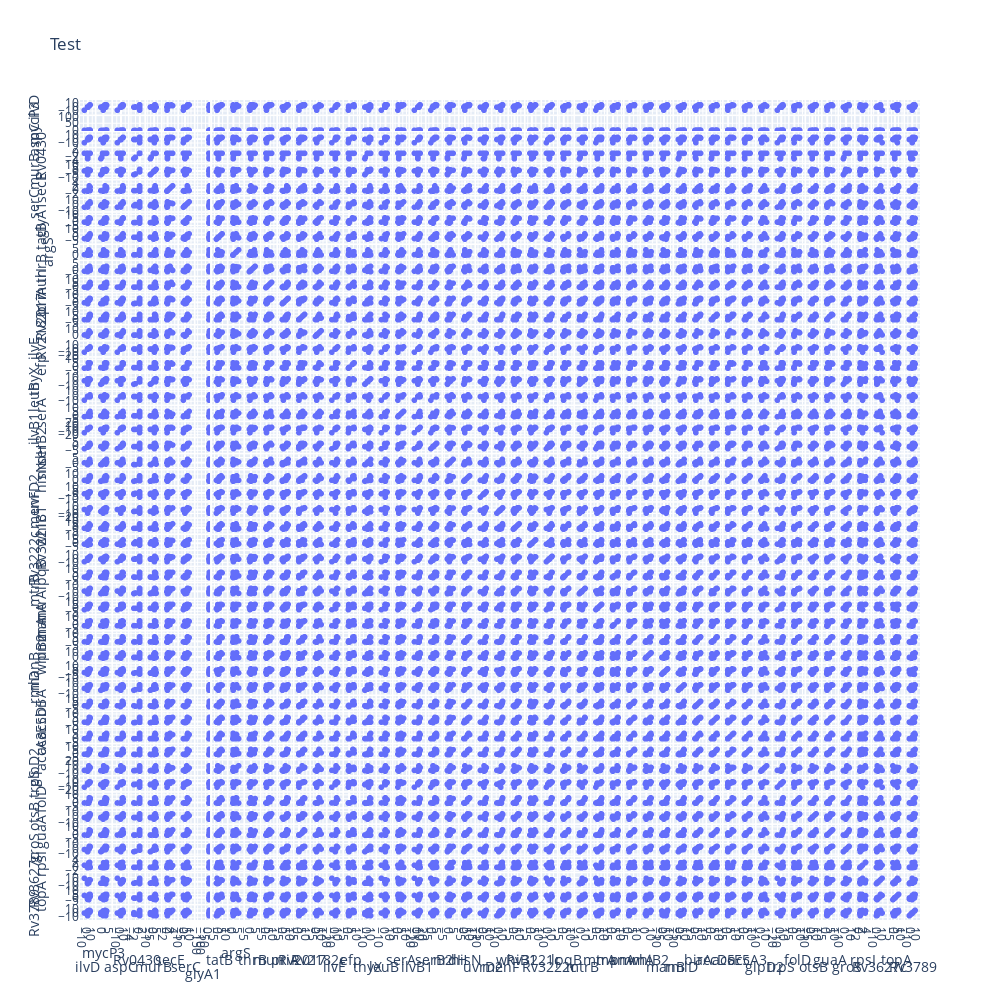

Source (notebook cell):
### Code cell
# Trying another query

rvid_query = 'Rv3264c'

list_rvid_NN1, list_rvid_NN2 = get_NN12(rvid_query, df_interact)
list_rvid_ = list_rvid_NN2.copy()
print(list_rvid_)
make_interactive_plot(df_lfc_gls, list_rvid_, dict_rvid_to_name, "Test")

### Figure 1 — Plotly figure (JSON) as saved in the notebook; plotly's stock layout.template omitted (floating-point values rounded to 4 significant figures)
{"data": [{"dimensions": [{"label": "ilvD", "values": [-0.1, -0.1, 0, 0, 0, 0, 0, 0, 0, 0, 0, 0, 0, 5.77, 1.44, 3.69, 5.64, 4.47, 4.61, 3.43, 5.46, 0, 0, 0, 0, 0, 0, 0, 0, 0, 0, 0, 0, -0.1, -0.1, 0, -0.1, 2.62, 0, 0, -7.68, 0, 0, 0, 0, 0, 0, 0.07, 0, 0, 0, 0, 0, 0, 0, -0.2, 0, 0, 0, 0, -0.05, 0, 0.5, 0, 0, 0, 0, 0, 0, 0, 0, 0, 0, 0, 0, 0, 0, 0, 0, 0, 0, 0, 0, 0, 0, 0, 0, 0, 0, 0, 0, 0, 0, 0, 0, 0, 0, 0, 0, 0, 0, 0, 0, -0.11, 0, 0, 0, 0, 0, -0.17, 0, 0, 0, 0, 0, 0, 0, -0.1, 0, 0, 0, 0, 0, 0, -0.1]}, {"label": "mycP3", "values": [0, 0, 0.57, 0, 0.25, 0, 0.13, 0.36, 1.92, 0.16, 0, 0, 0, 1.98, 1.42, 1.4, 2.37, 2.47, 2.31, 2.08, 1.01, 0, 0, 0, 0, 0, 0, 0, 0, 0, 0, 0, -0.14, 0.72, 0.8, 0, 0, 0.32, 0, 1.89, 0, 0, 0, 0, 0, 0, 0, 0, 0, 0, 0, 0, 0, -0.1, -1.65, 0, 0, -1.65, 0, 0, 0, 0, -1.03, -1.03, 0, 0, 0, 0, 0, 0, 0, 0, 0, 0, 0, 0, 0, 0, -0.45, 0, 0, 0, 0, 0, 0, 0, 0, 0, 0, 0, 0, 0, 0, 0, -0.15, 0, 0, 0, 0, 0, 0, 0, 0, 0, 0, 0, 0, 0, 0, 0, 0, 0, 0, 0, 0, 0, 0, 0, 0, 0, 0, 0, 0, 0, 0]}, {"label": "aspC", "values": [-0.01, -0.01, 0, 0, 0.15, 0, 0.08, 0, 0.09, 0, 0, 0, 0, 3.58, 3.98, 4.85, 5.55, 4.1, 4.22, 5.51, 5.08, 0, 0, 0, 0, 0, 0, 0, 0, 0, 0, 0, 0, -0.01, -0.01, 0, -0.01, -0.01, -0.85, -0.05, -8.18, 0, 0, 0, -0.16, 0, 0.18, 0, 0.14, -0.05, 0.27, 0, 0, 0, 0, 0, -1, 0, 0.33, 0.33, 0, 0, 0, 0, 0, 0, 0, 0, 0, 0, 0, -0.28, 0, 0, 0, 0, 0, 0, 0, 0, 0, 0, 0, 0, 0, 0, 0, 0, 0, 0, 0, 0, 0, 0, 0, 0, 0, 0, 0, 0, 0, -0.24, 0, 0, 0, -0.17, 0, -0.28, 0, 0, 0, 0, 0, 0, -0.13, 0, -0.17, 0, 0, 0, 0, 0, 0, 0, -0.01]}, {"label": "Rv0430", "values": [0, 0, 0, 0, 0, 0, 0, 0, 0, 0, 0, 0, 0, 0, 0, 0, 0, 0, 0, 0, 0, 0, 0, 0, 0, 0, 0, 0, 0, 0, 0, 0, 0, 0, 0, 0, 0, 0, 0, 0, 0, 0, 0, 0, 0, 0, 0, 0, 0, 0, 0, 0, 0, 0, -2.66, 0, 0, -2.66, 0, 0, 0, 0, -1.98, -1.98, 0, 0, 0, 0, 0, 0, 0, 0, 0, 0, 0, 0, 0, 0, 0, 0, 0, 0, 0, 0, 0, 0, 0, 0, 0, 0, 0, 0, 0, 0, 0, 0, 0, 0, 0, 0, 0, 0, 0, 0, 0, 0, 0, 0, 0, 0, 0, 0, 0, 0, 0, 0, 0, 0, 0, 0, 0, 0, 0, 0, 0]}, {"label": "murB", "values": [-0.19, -0.19, 0, -0.56, 0.46, 0, 0, 0.36, 0.29, 0, 0, 0, 0, 0.97, 0.55, 1.64, 1.85, 2.32, 1.7, 0.38, 1.6, 0, 0, 0, 0, 0, 0, 0, 0, 0, 0, 0, 2.45, -0.19, -0.19, 0, -0.19, 2.44, 0, 3.21, 0.67, 0, 0, 0, 0, 0, 0, 0, 0, 0.17, 0, 0, 0, 0, -5.35, 0, 0, -5.35, 0, 0, 0, 0, -4.29, -4.29, 0, 0, 0, -0.91, 0, 0, 0, 0, 0, 0, 0, 0, 0, 0, 0, 0, 0, 0, 0, 0, 0, 0, 0, 0, 0, 0, 0, 0, 0, 0, 0, 0, 0, 0, 0, 0, 0, 0, 0, 0, 0, -0.27, 0, 0, 0, 0, 0, 0, 0, 0, 0, 0, 0, 0, 0, 0, 0, 0, 0, 0, -0.19]}, {"label": "secE", "values": [0, 0, 0, 0, 0, 0, 0, 0, 0, 0, 0, -0.28, -0.28, 0.41, 0, 2.96, 2.25, 1.26, 1.54, 1.46, 0, 0, 0, 0, 0, 0, 0, 0, 0, 0, 0, 0, 0, 0, 0, 0, 0, 0.44, 0, 0, -0.21, 0, 0, 0, 0, 0, 0, 0, 0, 0, 0, 0, 0, 0, 0, 0, 0, 0, 0, 0, 0, 0, 0, 0, -0.3, 0, -0.32, 0, 0, 0, 0, 0, 0, 0, 0, 0, 0, 0, 0, 0, 0, 0, 0, 0, 0, 0, 0, 0, 0, 0, 0, 0, 0, 0, 0, 0, 0, 0, 0, 0, 0, 0, 0, 0, 0, 0, 0, 0, 0, 0, 0, 0, 0, 0, 0, 0, 0, 0, 0, 0, 0, 0, 0, 0, 0]}, {"label": "serC", "values": [1.96, 2.38, 0, 0, 0, -0.17, 0, 0, 0, 0.17, 0, 0, 0, 4.56, 4.29, 3.97, 4.85, 5.14, 4.59, 5.04, 7.23, 0.17, 0, 0, -0.17, 0, 0, -0.17, 0, 0, -0.17, 0, 0, -0.09, -0.09, 0, -0.09, 3.04, 0, 0, -2.59, 0, 0, 0, 0, 0.1, 0, 0, 0, 0, 0, 0, 0, -0.1, 0, 0, 0, 0, 0, 0, -2.27, 0, 2.27, 0, 0, 0, 0, 0, 0, 0, 0, 0, 0, 0, 0, 0, 0, 0, 0, 0, 0, 0, 0, 0, 0, 0, 0, 0, 0, 0, 0, 0, 0, 0, 0, 0, 0, 0, 0, 0, 0, 0, 0, 0, 0, 0, 0, 0, 0, 0, 0, 0, 0, 0, 0, 0, 0, 0, 0, 0, 0, 0, 0, 0, -0.09]}, {"label": "glyA1", "values": [0, 0, 0, 0, 0, 0, 0, 0, 0, 0.15, 0, 0, 0, 4.56, 5.14, 5.3, 5.02, 4.73, 5.44, 6.06, 5.44, 0, 0, 0, 0, 0, 0, 0, 0, 0, 0, 0, 0, 0, 0, 0, 0, 0, -1.43, 0.19, 0.1, 0, 0, 0, 0, -0.09, 1.95, 0, 0, 0, 0, 0, 0, 0, -0.65, 0.21, 0, -0.65, 0, 0, 0, 0, -0.53, -0.53, 0, 0, 0, 0, 0, 0, 0, 0, 0, 0, 0, 0, 0, 0, 0, 0, -0.16, 0, 0, 0, 0, -0.31, 0, 0, 0, 0, 0, 0, 0, 0, 0, 0, 0, 0, 0, 0, 0, 0, 0, 0, 0, 0, 0, 0, 0, 0, 0, 0, 0, 0, 0, 0, 0, 0, 0, 0, 0, 0, 0, 0, 0]}, {"label": "tatB", "values": [-0.78, 0.2, 0, -2.55, 0.98, 0, 0.32, 0, 0, 0, 0, 0, 0, 3.39, 0, 3.45, 3.91, 1.27, 2.7, 0, 4.63, 0, 0, 0, 0, 0, 0, 0, 0, 0, 0, 0, 0, -0.78, -0.78, 0, -0.78, -0.78, 0, -1.34, -1.72, 0, 0, 0, 0, 0, 0, 0, 0, 0, 0, 0, 0, 0, 0, 0, 0, 0, 0, 0, 0, 0, 0, 0, 0, 0, 0, 0, 0, 0, 0, 0, 0, 0, 0, 0, 0, 0, 0, 0, 0, 0, 0, 0, 0, 0, 0, 0, 0, 0, 0, 0, 0, 0, 0, 0, 0, 0, 0, 0, -0.59, 0, 0, 0, 0, 0, 0, 0, 0, 0, 0, 0, 0, 0, 0, 0, 0, 0, 0, 0, 0, 0, 0, 0, -0.78]}, {"label": "argS", "values": [-0.01, -0.01, 0, 0, 0, 0, 0, 0, 0, 0.06, 0.11, 0.11, 0, 2.93, -0.05, 2.51, -0.05, 2.51, -0.05, -0.05, 2.41, 0, 0, 0, 0, 0, 0, 0, 0, 0, 0, 0, 0, -0.01, -0.01, 0, -0.01, 4.58, 0.47, 0.04, 0.19, 0, 0, 0, -0.12, 0, 0.05, 0.1, -0.04, 2.21, -0.03, 0, 0, 0, 0, 0, 0, 0, 0, 0, 0, 0.18, 0, 0, -0.06, 0, 0, 0, -0.06, 0, 0, 0, 0, 0, 0, -0.07, 0, 0, 0, 0, -0.12, 0, -0.07, 0, -0.27, 0, 0, 0, 0, 0, -0.19, 0, 0, 0, 0, 0, 0, 0, 0, 0, 0, 0, 0, 0, 0, 0, 0, 0, 0, 0, 0, 0, 0, 0, 0, 0, 0, 0, 0, 0, 0, 0, 0, -0.25, -0.01]}, {"label": "thrB", "values": [-0.07, 2.38, 0, -0.18, 0, 0, -0.23, 0, -0.23, -0.82, 0, 0, 0, -0.11, 1.49, -0.11, 0.96, 3.43, 3.74, 1.77, 2.51, 0, -0.28, 0.22, 0.11, -1.04, 0, 0, 0, 0, 0, 0, 0, -0.07, -0.07, 0, -0.07, 3.05, 0, -1.33, -0.82, 0, 0, 0, 0, 0, 0, 0, 0, 0.15, 0, 0, 0, 0, 0, 0, 0, 0, 0, 0, 0, 0, 0, 0, -0.31, 0, 0, 0, 0, -0.25, -0.41, 0, 0, 0, 0, 0, 0, 0, 0, 0, 0, 0, 0, 0, 0, 0, 0, -0.96, 0, 0, 0, 0, 0, 0, 0, 0, 0, 0, 0, 0, 0, 0, 0, -0.42, 0, 0, 0, 0, 0, 0, 0, 0, 0, 0, 0, 0, 0, 0, 0, 0, 0, 0, 0, 0, -0.07]}, {"label": "murI", "values": [0, 0, 0, 0, 0, 0.66, 0, 0, 0, 0, -0.14, -0.06, 1.38, 3.09, 1.55, 4.1, 7.22, 4.16, 5.9, 4.83, 5.89, 0, 0, 0, 0, 0, 0, 0, 0, 0, 0, 0, 0, 0, 0, 0, 0, 0.27, 0.86, 0, 0, 0, 0, 0, 0, 0, 0, 0, 0, 0, 0, 0, 0.26, 0, 0, 0, 0, 0, 0, 0, 0, 0, 0, 0, -0.06, 0, 0, -0.85, 0, 0, 0, 0, 0, 0, 0, 0, 0, 0, 0, 0, 0, 0, 0, 0, 0, 0, 0, 0, 0, 0, 0, 0, 0, 0, -0.65, 0, 0, 0, 0, 0, 0, 0, 0, 0, 0, -0.59, 0, 0, 0, 0, 0, 0, 0, 0, -0.17, 0, 0, -0.14, 0, 0, 0, 0, 0, 0, 0]}, {"label": "priA", "values": [3.55, 2.98, 0, 0, 0.44, 0, -0.07, 0, 0.14, -0.07, 0, 0, 0, 6.11, 2.13, 4.46, 5.82, 4.43, 6.35, 5.16, 4.56, 0, 0, 0, 0, 0, 0, 0, 0, 0, 0, 0, 0, -0.05, 3.22, 0, -0.05, 2.64, 0, -0.08, -0.07, 0, 0, 0, 0, -0.05, -0.05, 0, 0, 0, 0, 0, 0, 0, -1.39, 0, -1.4, -1.39, 0, 0, 0, 0, -0.85, -0.85, 0, 0, 0, 0, 0, 0, 0, 0, 0, 0, 0, 0, 0, 0, 0, 0, 0, 0, 0, 0, -0.23, 0, 0, 0, 0, 0, 0, 0, 0, 0, 0, 0, 0, 0, 0, 0, 0, -0.2, -0.32, 0, 0, 0, 0, 0, 0, 0, 0, 0, 0, 0, 0, 0, 0, 0, 0, 0, 0, 0, 0, 0, -0.05]}, {"label": "Rv2017", "values": [-0.02, -0.02, 0, 0, 0, 0, 0, 0, 0, 0, 0, 0, 0, 7.57, 1.91, 6.82, 4.9, 6.05, 7.41, 2.31, 5.09, 0, 0, 0, 0, 0, 0, 0, 0, 0, 0, 0, 0, -0.02, -0.02, 0, -0.02, 4.35, 0, 0.31, 0, 0, 0, 0, 0, 0, 0, 0, 0, 0.19, 0, 0, 0, 0, 0, 0, 0, 0, 0, 0, 0, 0, 0, 0, 0.13, 0.13, 0.13, 0.13, 0.13, 0.13, 0.13, 0.13, 0.13, 0.13, 0.13, 0.13, 0.13, 0.13, 0.13, 0.13, -0.05, 0.13, 0.13, 0.13, 0.13, 0.13, 0.13, 0.13, 0.13, 0.13, 0.13, 0.13, 0.13, 0.13, 0.13, 0.13, 0.13, 0.13, 0.13, 0.13, 0.13, 0.13, 0.13, 0.13, 0.13, 0.13, 0.13, 0.13, 0.13, 0.13, 0.13, 0.13, 0.13, 0.13, 0.13, 0.13, 0.13, 0.03, 0.13, 0.13, 0.13, 0.13, 0.13, 0.13, 0.11]}, {"label": "Rv2182c", "values": [-0.1, -0.1, 0, 0, 0, 0, 0, 0, 0, 0, 0.11, 0.16, -0.1, 4.42, 4, 3.88, 4.57, 5.17, 4.06, 7.44, 5.07, 0, 0, 0, 0, 0, 0, 0, 0, 0, 0, 0, 0, -0.1, -0.1, 0, -0.1, 2.09, 0, 0.13, 0, 0, 0, 0, 0, 0, 0, 0, 0, -0.04, -0.04, 0, 0, 0, -0.25, 0, 0, -0.25, 0, 0, 0, 0, -0.17, -0.17, 0, 0, 0, -0.38, -0.23, 0, 0, 0, 0, 0, 0, -0.06, 0, 0, 0, 0, 0, 0, 0, 0, 0, 0, 0, 0, -0.2, 0, -0.1, 0, 0, -2.18, -0.2, 0, 0, 0, -0.63, 0, 0, 0, 0, 0, 0, 0, 0, 0, 0, 0, 0, 0, 0, 0, 0, 0, 0, 0, 0, 0, 0, 0, 0, 0, -0.1]}, {"label": "ilvE", "values": [-0.1, -0.1, 0, 0.86, 0, 0, 0, 0, 0, 0.09, -0.09, -0.04, 1.25, 4.12, 1.01, 3.52, 4.92, 4.15, 4.39, 1.11, 6.29, -0.16, 0, -0.16, 0, 0, -0.47, 0, -0.12, -0.16, 0, 0, 0, -0.1, -0.1, 0, -0.1, 1.97, 0, -0.14, -9.24, 0, 0, 0, 0, 0, 0, 0, 0, 0, 0, 0, 0, 0, 0, 0, 0, 0, -0.48, 0, 0, 0, 0, 0, -0.04, 0, -0.14, 0, -0.1, 0, -0.15, 0, 0, 0, 0, 0, 0, 0, 0, 0, 0, 0, 0, 0, 0, 0, 0, 0, 0, 0, 0, 0, 0, 0, 0, 0, 0, 0, 0, 0, -0.16, 0, 0, 0, 0, 0, 0, 0, 0, 0, 0, 0, 0, 0, 0, 0, -0.17, -0.1, 0, 0, 0, 0, 0, 0, -0.1]}, {"label": "efp", "values": [-0.36, -0.36, 0, -0.38, 0, 0, 0, 0, 0.61, 0, 0, 0, 0, 5.92, 6.25, 4.73, 6.07, 5.35, 4.94, 4.18, 5.89, 0, 0, 0, 0, 0, 0, 0, 0, 0, 0, 0, 0, -0.36, -0.36, 0, -0.36, -0.36, 0, 0.13, -0.71, 0, 0, 0, 0, 0.19, 0, 0, 0, 0, 0, 0, 0, 0, 0, 0, 0, 0, 0, 0, 0, 0, 0, 0, 0, 0, 0, 0, 0, 0, 0, 0, 0, 0, 0, 0, 0, 0, 0, 0, 0, 0, -0.2, 0, 0, 0, 0, 0, 0, 0, 0, 0, 0, 0, 0, 0, 0, 0, 0, 0, 0, 0, 0, 0, 0, 0, 0, 0, 0, 0, 0, 0, 0, 0, -0.51, 0, 0, 0, 0, 0, 0, 0, 0, 0, -0.36]}, {"label": "thyX", "values": [-0.26, -0.26, 0, -0.58, 1.53, 0, 0, 0.86, 0, 0.22, 0, 0, 0, 5.58, 4.74, 5.47, 4.99, 5.34, 7.08, 4.96, 4.92, 0, 0, 0, 0, 0, 0, 0, 0, 0, 0, 0, -0.36, -0.26, 1.44, 0, -0.26, 0.86, 0, 7.16, 2.35, 0, 0, 0, 0, 0, 0, 0, 0, 0, 0, 0, 0, 0, -6.49, 0, 0, -6.49, 0, 0, 0, 0, -5.41, -5.41, 0, 0, 0, -0.77, 0, 0, 0, 0, 0, 0, 0, 0, 0, 0, 0, 0, 0, 0, 0, 0, 0, 0, 0, 0, 0, 0, 0, 0, 0, 0, 0, 0, 0, 0, 0, 0, 0, 0, 0, 0, 0, 0, 0, 0, 0, 0, 0, 0, 0, 0, 0, 0, 0, 0, 0, 0, 0, 0, 0, 0, -0.26]}, {"label": "leuB", "values": [0, 0, 0.39, 0, 0, 0, 0, 0.45, 0, 0, 0, 0, 0, -0.53, -0.24, 0.2, 0.69, 1.54, 0.3, -0.84, 3.61, 0, 0, 0, 0.13, 0.13, 0, 0, 0, 0, 0, 0, 0, 0, 0, 0, 0, 0.41, 0, 0.14, -7.58, 0, 0, 0, 0, 0, 0.27, -0.13, -0.13, -0.1, -0.1, 0, 0, 0.13, 0, 0, 0, 0, 0, 0, 0, 0, 0, 0, 0, 0, 0, 0, -0.2, 0, 0, 0, 0, 0, 0, 0, 0, 0, 0, 0, 0, 0, -0.31, 0, 0, 0, 0, 0, 0, 0, 0, 0, 0, 0, 0, 0, 0, 0, 0, 0, 0, 0, 0, 0, 0, 0, 0, 0, -0.75, 0, 0, 0, 0, 0, 0, 0, 0, 0, 0, 0, 0, 0, 0, 0, 0]}, {"label": "serA", "values": [-0.03, -0.03, 0, 0, 0, 0, 0.16, 0, 0, 0, 0, 0, 0, 3.45, -0.43, 2.53, -0.7, 4, 3.08, 4.54, 6.56, 0, 0, 0, 0, 0, 0, 0, 0, 0, 0, 0, 0, -0.03, -0.03, 0, -0.03, 3.95, 0, 0.34, -1.12, 0, 0, 0, 0, 0, 0, 0, 0, -0.08, -0.08, 0, 0, 0, 0, 0, 0, 0, 0, 0, 0, 0, 0, 0, 0, 0, 0, 0, 0, 0, 0, 0, 0, 0, 0, 0, 0, 0, 0, 0, 0, 0, 0, 0, 0, 0, 0, 0, 0, 0, 0, 0, 0, 0, 0, 0, 0, 0, 0, 0, 0, 0, 0, 0, 0, 0, 0, 0, 0, 0, 0, 0, 0, 0, 0, 0, 0, 0, 0, 0, 0, 0, 0, 0, -0.03]}, {"label": "ilvB1", "values": [-0.03, -0.03, 0, 0, 0, 0, 0.12, 0, 0, 0, -0.15, 0, 0.15, 6.93, 2.98, 4.76, 7.15, 5.98, 4.99, 4.38, 6.05, 0, 0, 0, 0.09, 0.09, 0, 0, 0, 0, 0, 0, 0, -0.03, 3.72, 0, -0.03, 3.14, 0, 0.26, -11.5, 0, 0, 0, 0, 0.23, -0.09, 0, 0, 0.29, 0, 0, 0, 0, 0, 0, 0, 0, 0, 0, 0, 0, 0, 0, 0, 0, 0, 0, 0, 0, 0, 0, 0, 0, 0, 0, 0, 0, 0, 0, 0, 0, 0, 0, 0, 0, 0, 0, 0, 0, 0, 0, 0, 0, 0, 0, 0, 0, 0, 0, 0, 0, 0, 0, 0, 0, -0.26, 0, 0, 0, 0, 0, 0, 0, 0, 0, 0, 0, 0, 0, 0, 0, 0, 0, -0.03]}, {"label": "serB2", "values": [-0.1, -0.1, 0, -0.24, 0, 0, 0, 0, 0, 0, 0.26, 0.26, 0, 2.76, 1.06, 2.02, 2.17, 2.81, 3.6, 3.83, 4.08, 0, 0, 0, 0, 0, 0, 0, 0, 0, 0, 0, 0, -0.1, -0.1, 0, -0.1, -0.1, 0, 0.13, -2.55, 0, 0, 0, 0, -0.13, -0.13, -0.12, -0.12, -0.09, -0.09, 0, -0.12, 0, 0, 0, 0, 0, 0, 0, 0, 0, 0, 0, 0.14, 0.14, 0.14, 0.14, 0.14, 0.14, 0.14, 0.14, 0.14, 0.14, 0.14, 0.14, 0.14, 0.14, 0.14, 0.14, -0.7, 0.14, -0.14, 0.14, 0.14, 0.14, 0.14, 0.14, 0.14, 0.14, 0.14, 0.14, 0.14, 0.14, 0.14, 0.14, 0.14, 0.14, 0.14, 0.14, 0.14, 0.14, 0.14, 0.14, 0.14, 0.14, 0.14, 0.14, 0.14, -0.45, 0.14, 0.14, 0.14, 0.14, 0.14, 0.14, 0.14, 0.14, 0.14, 0.14, 0.14, 0.14, -0.42, 0.14, 0.04]}, {"label": "nrdH", "values": [-0.26, -0.26, 0, 0, 0, 0, 0, 0, 0, 0, 0, 0, 0, 0, 0.86, 0.92, 0, 0.92, 3.73, 0, 2.33, 0, 0, 0, 0, 0, 0, 0, 0, 0, 0, 0, 0, -0.26, -0.26, 0, -0.26, 1.04, 0, -1.33, 0, 0, 0, 0, 0, 0, 0, 0, 0, 0, 0, 0, 0, -0.31, -1.8, 0, 0, -1.8, 0, 0, 0, 0, -1.93, -1.93, 0, 0, 0, 0, 0, 0, 0, 0, 0, 0, 0, 0, 0, 0, 0, 0, 0, 0, 0, 0, 0, -0.51, 0, 0, 0, 0, 0, 0, 0, 0, 0, 0, 0, 0, 0, 0, 0, 0, 0, 0, 0, 0, 0, 0, 0, 0, 0, 0, 0, 0, 0, 0, 0, 0, 0, 0, 0, 0, 0, 0, -0.26]}, {"label": "hisN", "values": [0, 0, 0, 0, 0, 0, 0, 0, 0, 0, -0.27, 0, 0.27, 8.2, 2.92, 7.61, 4.74, 6.46, 6.51, 3.44, 5.73, 0, 0, 0, 0, 0, 0, 0, 0, 0, 0, 0, 0, 0, 0, 0, 0, 0, 0, -0.12, 0, 0, 0, 0, 0, 0.14, 0, 0, 0, 0, 0, 0, 0, 0, -1.58, 0, 0, -1.58, 0, 0, 0, 0, -0.98, -0.98, 0, 0, 0, -0.78, 0, 0, 0, 0, 0, 0, 0, 0, 0, 0, 0, 0, 0, 0, 0, 0, 0, 0, 0, 0, 0, 0, 0, 0, 0, 0, 0, 0, 0, 0, 0, 0, 0, 0, 0, 0, 0, 0, 0, 0, 0, 0, 0, 0, 0, 0, 0, 0, 0, 0, 0, 0, 0, 0, 0, 0, 0]}, {"label": "uvrD2", "values": [-0.6, -0.42, -0.07, -0.82, -0.19, -6.03, -0.31, 0.35, -0.22, 0.17, -0.75, -0.8, -0.05, 3.11, -0.26, 3.12, 2.06, 1.88, 2.58, 0.15, 2.48, -0.58, 0.36, -2.16, -0.92, 0.65, 0.06, 0.89, 0.24, 0.36, 0.56, -0.37, 1.17, -0.37, -0.55, 0.36, -0.19, -0.19, 1.56, -0.17, -0.29, 0.95, -0.06, -1.01, -0.42, -0.09, -0.31, -0.07, 0.15, -1.37, -1.08, -0.39, -0.24, 0.02, -1.17, -0.11, -0.38, 0.05, -1.41, -0.9, -0.04, -0.92, 0.54, 0.8, -0.38, -0.8, -0.45, -0.92, -0.26, -0.65, -0.42, -0.71, -0.71, -0.36, -1.77, -0.46, -0.72, -0.8, -0.56, 0.66, -0.52, 0.44, -0.28, -0.32, -0.7, 0.01, -0.17, -0.47, -0.44, -0.43, 0.31, 0.19, -0.34, -0.64, -0.53, -0.49, -0.45, -1.23, -0.4, -0.6, -0.46, -0.1, -0.31, -0.4, -0.11, 0.53, 0.6, -1.22, 0.16, -0.45, 0.02, -0.05, -0.08, -0.89, -0.48, -0.74, -0.93, -0.66, -0.63, -1.1, -0.23, -0.43, 0.05, -0.33, -0.65]}, {"label": "menF", "values": [-0.82, -0.98, -2.13, -8, -0.39, 0, 1.07, -2.88, 0.57, 0.87, 0, 0, 0, 6.88, 1.98, 6.45, 5.97, 5.38, 6.21, 2.06, 5.44, 0, 0, 0, 0, 0, 0, 0, 0, 0, 0, 0, 0, -0.37, -1.01, 0, -1.01, 3.97, 0, -4.15, 2.22, 0, 0, 0, 0.47, 0, 0, -0.32, -0.32, 0, 0, 0, -1.26, 0, -3.16, 0, 0.48, -3.16, 0, 0, 0, 0.63, -2.77, -2.77, -0.06, 0, 0, 0, 0, 0, 0, 0, 0, 0, 0, 0, 0, 0, 0, 0, 0, 0, 0, 0, -0.65, 0, 0, 0, 0, 0, 0, 0, 0, 0, 0, 0, 0, 0, 0, 0, 0, 0, 0, 0, 0, 0, 0, 0, 0, 0, 0, 0, 0, 0, 0, 0, 0, -0.14, 0, 0, 0, 0, 0, 0, -1.01]}, {"label": "whiB1", "values": [-0.44, 3.11, 0.98, 0, -0.84, 0, 1.94, 1.2, 0, 0, 0, 0, 0, 5.03, 1.85, 7.76, 5.91, 5.91, 6.07, 2.58, 6.24, 0, 0, 0, 0, 0, 0, 0, 0, 0, 0, 0, 0, 1.56, 1.77, 0, -0.44, -0.44, 0, -1.09, 0, 0, 0, 0, 1.53, 0, 0, -0.6, 1.02, -1.51, -1.11, -0.05, -1.38, -1.36, 0, 0, 0, 0, 0.88, 0.88, 0, 0, 0, 0, 0, 0, 0, 0, 0, -0.92, 0, 0, 0, 0, 0, 0, 0, 0, 0, 0, 0, 0, 0, 0, 0, 0, 0, 0, 0, 0, 0, 0, 0, 0, 0, 0, 0, 0, 0, 0, 0, 0, 0, 0, 0, 0, 0, 0, 0, 0, 0, 0, 0, 0, 0, 0, 0, 0, 0, 0, 0, 0, 0, 0, -0.44]}, {"label": "Rv3221c", "values": [-0.43, -0.43, -1.37, 0, -1.37, 0, 0, -1.37, 0, 0, 0, 0, 0, -1.17, 1.39, 3.94, 4.32, 3.98, 4.38, -1.17, 5, 0, 0, 0, 0, 0, 0, 0, 0, 0, 0, 0, 0, -0.43, -0.43, 0, -0.43, -0.43, 0, 0, -0.78, 0, 0, 0, 1.75, 0, 0, 0, 0, -0.37, -0.37, 0, 0, 0, 0, 0, 0, 0, 0, 0, 0, -2.23, 0, 2.23, 0, 0, 0, 0, 0, 0, 0, 0, 0, 0, 0, 0, 0, 0, 0, 0, 0, 0, 0, 0, 0, 0, 0, 0, 0, 0, 0, 0, 0, 0, 0, 0, 0, 0, 0, 0, 0, 0, 0, 0, 0, 0, 0, 0, 0, 0, 0, 0, 0, 0, 0, 0, 0, 0, 0, 0, 0, 0, 0, 0, -0.43]}, {"label": "Rv3222c", "values": [0, 0, 0, 0, 0, 0, 0, 0, 0, 0, 0.39, 0.39, 0, 7.49, 1.81, 5.68, 6.15, 5.4, 5.81, 1.98, 6.03, 0, 0, 0, 0, 0, 0, 0, 0, 0, 0, 0, 0, 0, 0, 0, 0, 0, 0, 1.06, -6.87, 0, 0, 0, 0, 0, 0, 0, 0, 0, 0, 0, 0, 0, 0, -0.93, -3.21, 0, -1.65, -3.02, 0, 2.71, 0, 1.01, 0, 0, 0, 0, 0, 0, 0, 0, 0, 0, 0, 0, 0, 0, 0, 0, 0, 0, 0, 0, 0, 0, 0, 0, 0, 0, 0, 0, 0, 0, 0, 0, 0, 0, 0, 0, 0, 0, 0, 0, 0, 0, 0, 0, 0, 0, 0, 0, 0, 0, 0, 0, 0, 0, 0, 0, 0, 0, 0, 0, 0]}, {"label": "lpqB", "values": [0.48, -0.27, 0.2, 0, 0, 0, -0.17, 0, -0.86, -0.82, 0, 0, 0, 6.35, 1.22, 6.3, 5.7, 5.35, 6.24, 1.62, 5.72, 0, 0, 0, 0.08, 0.08, 0, 0, 0, 0, 0, 0, 2, -0.27, -0.27, 0, -0.27, 1.56, 0, -0.16, 0, 0, 0, 0, 0, -0.05, -0.05, -0.14, -0.62, -0.05, -0.05, 0, 0, 0, 0, 0, 0.4, 0, -0.45, 0, 0, 0, -0.12, -0.12, 0, 0, 0, -0.35, 0, 0, 0, 0, 0, 0, 0, -0.06, 0, 0, 0, 0, 0, 0, 0, 0, 0, 0, 0, 0, 0, 0, 0, 0, 0, 0, -0.09, 0, 0, 0, 0, 0, -0.31, 0, 0, 0, 0, 0, 0, 0, 0, 0, 0, -0.19, 0, 0, 0, 0, 0, 0, 0, 0, 0, 0, 0, 0, -0.27]}, {"label": "mtrB", "values": [1.58, 0.62, -0.02, -3.05, -1.98, 0, 1.94, 1.79, -1.44, 0.18, 0, -0.11, -0.11, 6.52, 1.54, 5.86, 5.91, 5.04, 6, 1.5, 5.8, 0, 0, 0, 0, 0, 0, 0, 0, 0, 0, 0, -0.09, -1.08, -1.22, 0, -1.22, -3.04, 0, -2.92, 1.38, 0.23, 0, -0.23, 0, 0, 0, -0.11, -0.11, -0.05, -0.05, 0.59, 0, 0, -3.63, 0, -0.8, -3.2, 0, 0, 0, 0, -2.34, -2.34, 0.08, 0.08, -0.2, 0.08, 0.08, 0.08, 0.08, 0.08, 0.08, 0.08, 0.08, 0.08, 0.08, 0.08, 0.08, 0.08, 0.08, 0.08, 0.08, 0.08, 0.08, 0.08, 0.08, 0.08, 0.08, 0.08, 0.08, 0.08, 0.08, 0.08, 0.08, 0.08, 0.08, 0.08, 0.08, 0.08, 0.08, 0.08, 0.08, 0.08, 0.08, 0.08, 0.08, 0.08, 0.08, 0.08, 0.08, 0.08, 0.08, 0.08, 0.08, 0.08, 0.08, 0.08, 0.08, 0.08, 0.08, 0.08, 0.08, 0.08, -1.14]}, {"label": "mtrA", "values": [3.85, -0.03, 0, -0.49, 0, 0, 0.16, 0.41, 0.34, 0, 0, 0, 0, 6.02, 1.5, 6.16, 5.59, 5.04, 6.25, 2.01, 5.59, 0, 0, 0, 0.24, 0.24, 0, 0, 0, 0, 0, 0, 2.65, -0.03, 4.51, 0, -0.03, 5.93, 0, 1.45, -2.14, 0, 0.49, 0.49, 0, 0, 0, 0, 0, 0, 0, 0, 0.15, 0, 0, 0, 0, 0, 0, 0, 0, 0, 0, 0, 0, 0, 0, 0, 0, 0, 0, 0, 0, 0, 0, 0, 0, 0, 0, 0, 0, 0, -0.2, 0, 0, 0, 0, 0, 0, 0, 0, 0, 0, 0, 0, 0, 0, 0, 0, 0, 0, 0, 0, 0, 0, 0, 0, 0, 0, -0.5, 0, 0, 0, 0, 0, 0, 0, -0.1, -0.52, 0, 0, 0, 0, 0, -0.03]}, {"label": "manA", "values": [0.96, -0.1, 0, 0.11, 0, 0, 0.08, 0, 0.1, 0, 0.1, 0.1, 0, 6.37, 1.39, 5.88, 5.71, 5.09, 6.15, 1.46, 5.71, 0, 0, 0, 0, 0, 0, 0, 0, 0.12, 0, -0.12, 5.61, -0.1, -0.1, 0, -0.1, 5.21, 0.7, 0.35, 0.07, 0, 0, 0, 0, 0, 0, -0.06, -0.06, -0.05, -0.05, 0, 0, 0, 0, 0, 0, 0, 0, 0, 0, 0, 0, 0, -0.09, 0, 0, 0, 0, 0, 0, 0, 0, 0, 0, 0, 0, -0.19, 0, 0, 0, 0, 0, 0, 0, 0, 0, 0, 0, 0, 0, 0, 0, 0, 0, 0, 0, 0, 0, 0, 0, 0, 0, 0, 0, 0, 0, 0, 0, 0, 0, 0, 0, 0, 0, 0, 0, 0, 0, 0, 0, -0.54, 0, 0, -0.1]}, {"label": "pmmA", "values": [-0.28, -0.28, 0, 0, 0, -0.09, -0.06, 0, -0.08, 0.18, 0.15, 0.15, 0, 6.55, 1.54, 6.28, 5.27, 5.03, 5.86, 1.62, 5.53, 0.09, 0, 0, -0.09, 0, 0.11, -0.09, -0.11, 0, -0.09, 0, 0, -0.28, -0.28, 0, -0.28, 1.34, 0, -0.14, 0.09, 0, 0, 0, 0, 0, 0, 0, 0, 0, 0, 0, 0, 0.06, 0, 0, 0, 0, 0, 0, 0, 0, 0, 0, 0, 0, 0, 0, 0, 0, 0, 0, 0, 0, 0, 0, 0, 0, 0, 0, 0, 0, 0, 0, 0, 0, 0, 0, 0, 0, -0.09, 0, 0, 0, -0.23, 0, 0, -0.33, 0, 0, 0, 0, 0, -0.1, 0, -0.15, -0.15, 0, 0, 0, 0, 0, 0, 0, 0, 0, 0, 0, 0, 0, 0, 0, 0, 0, -0.28]}, {"label": "whiB2", "values": [-0.48, -0.48, 0, 0, 0, 0, 0, 0, 0, 0, 0, 0, 0, 8.47, 3.98, 7.71, 6.01, 6.76, 8, 3.5, 6.6, 0, 0, 0, 0, 0, 0, 0, 0, 0, 0, 0, 0, -0.48, -0.48, 0, -0.48, -0.48, 0, 0, 0, -1.44, -1.44, 0, 6.77, 0, 0, 0, 0, 0, 0, 0, 0, 0, 0, 0, 0, 0, 0, 0, 0, 0, 0, 0, 0, 0, 0, 0, 0, 0, 0, 0, 0, 0, 0, 0, 0, 0, 0, 0, 0, 0, 0, 0, 0, 0, 0, 0, 0, 0, 0, 0, 0, 0, 0, 0, 0, 0, 0, 0, 0, 0, 0, 0, 0, 0, 0, 0, 0, 0, 0, 0, 0, 0, 0, 0, 0, 0, 0, 0, 0, 0, 0, 0, -0.48]}, {"label": "manB", "values": [-0.3, -0.77, -0.02, 3.76, 1.19, 0, -2.46, 1.43, -1.94, 1.4, 0, 0, 0, 5.74, 1.55, 6.08, 4.61, 4.63, 5.39, 1.5, 5.15, 0, 0, 4.46, 3.77, -0.73, 0, 0, 0, 0.28, 0, -0.28, -3.06, -0.85, 1.3, 0, -2.66, -0.9, 0, -0.23, -0.23, 0, 0, 0, 2.75, 0.1, 0, -0.15, 0.02, 0.19, -0.68, 0.56, 0.4, 0.19, -1.27, 0, -2.8, -1.27, 0, 0, 0, 0, -0.74, -0.74, 0.04, 0.09, 0.09, 0.09, 0.09, 0.09, 0.09, 0.09, 0.09, 0.09, 0.09, 0.02, 0.09, 0.09, 0.09, 0.09, 0.09, 0.09, 0.09, 0.09, 0.09, 0.09, 0.09, 0.09, 0.09, 0.09, 0.09, 0.09, 0.09, 0.09, 0.09, 0.09, 0.09, 0.09, 0.09, 0.09, 0.09, 0.09, 0.09, 0.09, 0.09, 0.09, 0.09, 0.09, 0.09, 0.09, 0.09, 0.09, 0.09, 0.09, -0.07, 0.09, 0.09, -0.1, 0.09, 0.09, 0.09, 0.09, 0.09, 0.09, -2.57]}, {"label": "rmlD", "values": [-0.93, -1.9, 0, 0, 0.51, 0.62, 0, 1.33, 4.8, 0.69, 0, 0, 0, 6.31, 1.38, 5.85, 4.87, 4.91, 6.27, 1.51, 5.67, 0, 0, 5.32, 4.42, -0.93, 0, 0, 0, 0, 0, 0, -0.2, 0.46, 0.93, 0, -0.93, 0.57, 0, -0.35, -0.42, 0, 0, 0, 0, 0, 0, 2.54, 2.04, 2.15, 0.74, 0, -1.43, -1.51, -3.56, 0, 0, -3.56, 0, 0, 0, 0, -2.6, -2.6, 0, 0, 0, 0, -0.12, 0, 0, 0, 0, 0, 0, 0, 0, 0, 0, 0, 0, 0, 0, 0, 0, 0, -1.18, 0, 0, 0, 0, 0, 0, 0, -0.32, 0, 0, 0, 0, 0, 0, 0, 0, 0, 0, 0, 0, 0, 0, 0, 0, 0, 0, 0, 0, 0, -0.23, 0, 0, 0, 0, 0, 0, 0, -0.93]}, {"label": "birA", "values": [0, 0, 0, 0, 0, 0, 0, 0, 0, 0, 0, 0, 0, 7.23, 2.06, 6.74, 3.98, 5.48, 6.08, 1.76, 6.42, 0, 0, 0, 0, 0, 0, 0, 0, 0, 0, 0, 0, 0, 0, 0, 0, 0.62, 0, 0, 0, 0, 0, 0, 0, 0, 0, 0, 0, 0, 0, 0, 0, 0, 0, 0, -1.5, 0, 0, 0, 0, 0, -0.7, -0.7, 0, 0, 0, 0, 0, 0, 0, 0, 0, 0, 0, 0, 0, 0, 0, 0, 0, 0, 0, 0, 0, 0, 0, 0, 0, 0, 0, 0, 0, 0, 0, 0, 0, 0, 0, 0, 0, 0, 0, 0, 0, 0, 0, 0, 0, 0, 0, 0, 0, 0, 0, 0, 0, 0, 0, 0, 0, 0, 0, 0, 0]}, {"label": "accD5", "values": [-0.07, -0.07, 0, 0, 0, 0, 0, 0, 0, 0, 0, 0, 0, 6.03, 1.5, 6.49, 5.22, 4.92, 6.03, 1.42, 5.12, 0, 0, 0, 0, 0, 0, 0, 0, 0, 0, 0, 0, -0.07, -0.07, 0, -0.07, 2.52, 0, 0.02, 0, 0, 0, 0, 0, 0.04, 0, 0, 0, 0.08, 0, 0, -0.04, 0, -0.7, 0, 0, -0.7, 0, 0, 0.42, 0, -0.41, -0.41, 0.1, 0.13, 0.13, 0.13, 0.13, 0.13, 0.13, 0.13, 0.13, 0.13, 0.13, 0.09, 0.13, 0.13, 0.13, 0.13, 0.13, 0.13, 0.13, 0.13, 0.13, 0.13, 0.13, 0.13, 0.13, 0.13, 0.13, 0.13, 0.13, 0.13, 0.13, 0.13, 0.13, 0.13, 0.13, 0.13, 0.13, 0.13, 0.13, 0.13, 0.13, 0.13, 0.13, 0.13, 0.13, 0.13, 0.13, 0.13, 0.13, 0.13, 0.13, 0.13, 0.13, 0.1, 0.13, 0.13, 0.13, 0.13, 0.13, 0.13, 0.06]}, {"label": "accE5", "values": [0, 0, 0, 0, 0, 0, 0, 0, 0, 0, 0, 0, 0, 5.06, 2.27, 5.14, 5.33, 5.5, 6.78, 2.5, 5.21, 0, 0, 0, 0, 0, 0, 0, 0, 0, 0, 0, 0, 0, 0, 0, 0, 0, 0, 0, 0, 0, 0, 0, 0, 0, 0, 0, 0, 0, 0, 0, 0, 0, 0, 0, 0, 0, 0, 0, 0, 0, 0, 0, 0, 0, 0, 0, 0, 0, 0, 0, 0, 0, 0, 0, 0, 0, 0, 0, 0, 0, 0, 0, 0, 0, 0, 0, 0, 0, 0, 0, 0, 0, 0, 0, 0, 0, 0, 0, 0, 0, 0, 0, 0, 0, 0, 0, 0, 0, 0, 0, 0, 0, 0, 0, 0, 0, 0, 0, 0, 0, 0, 0, 0]}, {"label": "accA3", "values": [0.88, 1.3, 0, 0, 0, 0, -0.06, 0, 0.14, -0.07, 0, -0.07, -0.07, 5.86, 1.72, 6.76, 5.29, 5.12, 6.29, 1.85, 4.96, 0, 0, 0, 0, 0, 0, 0, 0, 0, 0, 0, 0, -0.09, -0.09, 0, -0.09, 0.96, 0, 0.05, 0, -0.14, -0.14, 0, 0, 0, 0.07, 0, 0, 0.09, 0, -0.49, 0, 0, -0.21, 0, 0, -0.21, 0, 0, 0, 0, -0.37, -0.37, 0, 0, 0, 0, 0, 0, 0, 0, 0, 0, 0, 0, 0, 0, 0, 0, 0, 0, 0, 0, 0, 0, -0.64, -0.35, 0, 0, 0, 0, 0, 0, 0, 0, 0, 0, 0, 0, 0, 0, 0, 0, -0.17, 0, 0, 0, 0, 0, 0, 0, 0, 0, -0.08, 0, 0, 0, 0, 0, 0, 0, 0, 0, -0.09]}, {"label": "glpD2", "values": [-0.23, 0.19, 0, 0, 0, 0, -0.07, 0, -0.07, 0.18, 0.08, 0.08, 0, 6.83, 2.11, 5.76, 6.39, 5.33, 6.61, 2.45, 5.46, 0, 0, 0, 0, 0, 0, 0, 0, 0, 0, 0, 0, -0.17, -0.17, 0, -0.17, 10.47, -0.12, 0.05, 0, 0.1, 0, -0.1, 0, 0, 0.06, -1.84, -0.39, 0, 0, 0, 0, -0.05, -0.65, 0.14, 0.45, -0.65, 0, 0, 0, 2.18, -0.37, -0.16, 0.06, 0.06, -0.05, 0.06, 0.06, 0.06, 0.06, 0.06, 0.06, 0.06, 0.06, 0.06, 0.06, 0.06, 0.06, 0.06, 0.06, 0.06, -0.17, 0.06, 0.06, 0.06, 0.06, 0.06, 0.06, 0.06, -0.11, 0.06, 0.06, 0.06, 0.06, 0.06, 0.06, 0.06, 0.06, 0.06, 0.06, 0.06, 0.06, 0.06, 0.06, 0.06, 0.06, 0.06, 0.06, 0.06, 0.06, 0.06, 0.06, 0.06, 0.06, 0.06, 0.06, 0.06, 0.06, 0.06, 0.06, 0.06, 0.06, 0.06, -0.11]}, {"label": "trpS", "values": [0.47, 0.89, -0.55, -1.14, -0.64, 0, -0.16, 0.09, -1.44, 1.11, 0, 0, 0, 5.31, 0.74, 5.85, 5.29, 4.29, 5.33, 1.14, 3.72, 0, 0, 0, 0, 0, 0, 0, 0, 0.69, 0, -0.69, 0, 2.24, 0.71, 0, -0.67, 4.17, 1.46, -0.25, -9.75, 0.18, 0, -0.18, -0.05, -1.73, -2.46, 0, 0, 0, 0.1, 0, 0, -0.08, -1.37, 0, -1.98, -2.78, 0, 0, 0, 0, -0.91, -0.91, 0, 0, 0, 0, 0, 0, 0, 0, 0, 0, 0, -0.23, 0, 0, 0, 0, 0, 0, 0, 0, 0, 0, 0, 0, 0, 0, 0, 0, 0, 0, 0, 0, 0, 0, 0, 0, 0, 0, 0, -0.15, 0, 0, 0, 0, 0, 0, 0, 0, 0, 0, 0, 0, 0, 0, 0, 0, 0, 0, 0, 0, -0.67]}, {"label": "folD", "values": [-0.13, -0.13, 0, 0, 0, 0, -0.06, 0, -0.2, -0.2, 0, -0.1, -0.1, 6.58, 1.61, 6.92, 5.37, 5.34, 5.92, 1.53, 4.45, 0, 0, 0, 0, 0, 0, 0, 0, 0, 0, 0, 0, -0.13, -0.13, 0, -0.13, -0.13, 0, 0.15, 0, 0, 0, 0, 0, 0, 0, 0, 0, 0, 0, 0, 0, 0, 0, 0, 0, 0, 0, 0, 0, 0, -0.27, -0.27, 0, 0, 0, 0, 0, 0, 0, 0, 0, 0, 0, 0, 0, 0, 0, 0, 0, 0, 0, 0, 0, 0, 0, 0, 0, 0, 0, 0, 0, 0, 0, 0, 0, 0, 0, 0, 0, 0, 0, 0, 0, 0, 0, 0, 0, 0, 0, 0, 0, 0, 0, 0, 0, 0, 0, 0, 0, 0, 0, 0, -0.13]}, {"label": "otsB", "values": [-0.12, 2.38, 0, 0, 0, 0, 0, 0, 0, 0, 0, 0, 0, 5.49, 0.94, 6.34, 6.68, 4.82, 4.92, 1.59, 3.47, 0, 0, 0, 0, 0, 0, 0, 0, 0, 0, 0, 0, -0.12, -0.12, 0, -0.12, -0.12, -3.02, 0, 0, 0, 0, 0, 0, 0, 0, 0, 0, 0, 0, 0, 0, 0, 0, 0, 0, 0, 0, 0, 0, 0, 0, 0, 0, 0, 0, 0, 0, -0.48, 0, 0, 0, 0, 0, 0, 0, 0, 0, 0, 0, 0, 0, 0, 0, 0, 0, 0, 0, 0, 0, 0, 0, 0, 0, 0, 0, 0, 0, 0, 0, 0, 0, 0, 0, 0, 0, 0, 0, 0, 0, 0, 0, 0, 0, 0, 0, 0, 0, 0, 0, 0, 0, 0, -0.12]}, {"label": "guaA", "values": [-0.09, -0.09, 0, 0.15, 0, 0, -0.11, 0, -0.11, -0.11, 0, 0, 0, 5.95, 0.93, 6.75, 4.17, 4.85, 5.23, 1.31, 4.2, 0, 0, 0, 0.1, 0.1, 0, 0, 0, 0, 0, 0, 0, -0.09, -0.09, 0, -0.09, 2.64, 0, -0.19, 0, 0, 0, 0, 0, -0.07, -0.07, -0.14, -0.14, 0, 0, 0, 0, 0, 0, 0, 0, 0, 0, 0, 0, 0, 0, 0, 0, 0, 0, 0, 0, -0.23, 0, 0, 0, 0, 0, -0.08, 0, 0, 0, 0, 0, 0, 0, 0, 0, 0, 0, 0, 0, 0, 0, 0, 0, 0, -0.12, 0, 0, 0, 0, 0, 0, 0, 0, 0, 0, 0, 0, 0, 0, 0, 0, 0, 0, 0, 0, 0, 0, -0.14, 0, 0, 0, 0, 0, 0, -0.09]}, {"label": "groS", "values": [-0.26, -0.26, 0, 0, 0, 0, 0, 0, 0, 0.45, 0, 0, 0, 5.99, 1.1, 6.2, 5.21, 4.79, 5.93, 1, 4.38, 0, 0, 0, 0, 0, 0, 0, 0, 0, 0, 0, 0, -0.26, -0.26, 0, -0.26, 2.04, 0, 0, 0, 0, 0, 0, 0, 0, 0, 0, 0, 0, 0, 0, 0, 0, -4.24, 0, 0, -4.24, 0, 0, 0, 0, -3.28, -3.28, 0, 0, 0, 0, 0, 0, 0, 0, 0, 0, 0, 0, 0, 0, 0, 0, 0, 0, 0, 0, 0, 0, 0, 0, 0, 0, 0, 0, 0, 0, 0, 0, 0, 0, 0, 0, 0, 0, 0, 0, -0.86, 0, 0, -1.26, 0, 0, 0, 0, 0, 0, 0, 0, 0, 0, 0, 0, 0, 0, 0, 0, -0.26]}, {"label": "rpsI", "values": [-0.1, -0.1, 0, 0, 0, 0, 0, 0, 0, 0, 0, 0, 0, 0, 0, 1.01, 0, 1.01, 2.83, 0.65, 0, 0, 0, 0, 0, 0, 0, 0, 0, 0, 0, 0, 0, -0.1, -0.1, 0, -0.1, 2.62, 0, 0, 1.21, 0, 0, 0, 0, 0, 0, -0.18, -0.18, -0.14, -0.14, 0, 0, 0, 0, 0, 0, 0, 0, 0, 0, 0.75, 0, 0, 0, 0, 0, 0, 0, 0, 0, 0, 0, 0, 0, -0.17, 0, 0, 0, 0, 0, 0, 0, 0, 0, 0, 0, 0, 0, 0, 0, 0, 0, 0, 0, 0, 0, 0, 0, 0, 0, 0, 0, 0, 0, 0, 0, 0, 0, 0, 0, 0, 0, 0, 0, 0, 0, 0, 0, 0, 0, 0, 0, 0, -0.1]}, {"label": "Rv3627c", "values": [0.38, -1.37, -2.02, -2.37, -0.93, -0.15, 0.24, -1.8, 0, 0, -0.22, 0, 0.22, 5.13, -0.3, 5.8, 5.51, 4.53, 4.53, 2.88, 4.52, 0.15, 0, 0, -0.15, 0, 0, -0.15, 0, 0, -0.15, 0, 0, -2.34, -1.33, 0, -1.33, -1.71, -1.44, -3.59, 9.16, 0, 0, 0, 0, 0, 0, -0.33, -0.33, -0.21, -0.21, -0.71, 0, 0, -2.54, 0, 0, -2.54, 0, 0, 0, 0, -1.71, -1.71, -0.07, 0, 0, 0, 0, 0, 0, 0, 0, 0, 0, 0, 0, 0, 0, 0, 0, 0, 0, 0, 0, 0, 0, -0.59, 0, 0, 0, 0, 0, -2.65, 0, 0, 0, 0, 0, 0, 0, 0, -0.37, -0.16, 0, 0, -0.27, 0, 0, 0, 0, 0, 0, 0, 0, 0, 0, -0.08, 0, 0, 0, 0, 0, 0, -1.33]}, {"label": "topA", "values": [-1.16, -1.74, 0.08, 0.05, 0.07, 0, 0.94, 0.19, -0.04, -0.04, -0.04, 0, 0.04, 2.34, -0.06, 5.43, 5.66, 4.14, 3.48, 1.77, 1.51, 0, -0.06, 0, 0, 0, 0, 0, 0, 0, 0, 0, -0.04, -2.29, -0.84, 0, -0.84, -2.66, 0.81, -1.7, 3.88, 0, 0, 0, 0.06, 0, 0.14, -0.14, -0.14, -0.06, -0.06, 0, 0.31, -0.03, -0.11, 0, 0, -0.11, 0, 0, 0, 0.13, -0.15, -0.15, 0, 0, -0.07, -0.17, 0, 0, 0, 0, 0, 0, 0, -0.05, 0, 0, 0, 0, 0, 0, 0, 0, 0, 0, 0, 0, 0, 0, 0, 0, 0, 0, 0, 0, 0, 0, 0, 0, 0, 0, 0, 0, 0, -0.07, 0, -0.08, 0, 0, 0, 0, 0, 0, 0, 0, 0, 0, 0, 0, 0, 0, 0, 0, -0.84]}, {"label": "Rv3789", "values": [0.69, 0.66, -1.69, -6.05, -0.77, 0, 2.18, 0.53, -1.94, 1.17, 0, -0.14, -0.14, 6.28, 2.06, 7.2, 3.95, 5.49, 5.84, 1.12, 2.86, 0, 0, 0, 0, 0, 0, 0, 0, 1.39, 0, -1.39, 5.61, 0.29, -0.47, -2.59, -2, 0.43, 0, -6.01, 0.49, -1, -1, 0, 1.9, 1.07, -0.15, 0.27, 0.23, -0.1, -0.1, 0, -0.19, -0.44, -2.8, 0, 1.92, 1.31, 0, 0, 0.89, 0.59, -2.78, -2.78, 0, 0, 0, -0.85, 0, 0, 0, 0, 0, 0, 0, 0, 0, 0, 0, 0, 0, 0, 0, 0, 0, 0, 0, 0, 0, 0, 0, 0, -1.19, 0, 0, 0, 0, 0, 0, 0, 0, 0, 0, 0, 0, 0, 0, 0, 0, 0, 0, 0, 0, 0, 0, 0, 0, 0, 0, 0, 0, 0, 0, 0, -4.4]}], "type": "splom"}], "layout": {"dragmode": "select", "height": 1000, "hovermode": "closest", "title": {"text": "Test"}, "width": 1000, "xaxis": {"autorange": true, "range": [-17.98, 16.07], "type": "linear"}, "xaxis10": {"autorange": true, "range": [-3.984, 8.294], "type": "linear"}, "xaxis11": {"autorange": true, "range": [-5.212, 7.622], "type": "linear"}, "xaxis12": {"autorange": true, "range": [-7.029, 13.4], "type": "linear"}, "xaxis13": {"autorange": true, "range": [-7.334, 12.28], "type": "linear"}, "xaxis14": {"autorange": true, "range": [-5.885, 13.4], "type": "linear"}, "xaxis15": {"autorange": true, "range": [-9.546, 14.81], "type": "linear"}, "xaxis16": {"autorange": true, "range": [-21.13, 18.18], "type": "linear"}, "xaxis17": {"autorange": true, "range": [-6.039, 11.58], "type": "linear"}, "xaxis18": {"autorange": true, "range": [-16.94, 17.61], "type": "linear"}, "xaxis19": {"autorange": true, "range": [-16.15, 12.18], "type": "linear"}, "xaxis2": {"autorange": true, "range": [-4.805, 5.625], "type": "linear"}, "xaxis20": {"autorange": true, "range": [-7.001, 12.44], "type": "linear"}, "xaxis21": {"autorange": true, "range": [-25.78, 21.43], "type": "linear"}, "xaxis22": {"autorange": true, "range": [-7.627, 9.157], "type": "linear"}, "xaxis23": {"autorange": true, "range": [-6.264, 8.064], "type": "linear"}, "xaxis24": {"autorange": true, "range": [-9.069, 15.69], "type": "linear"}, "xaxis25": {"autorange": true, "range": [-13.04, 10.13], "type": "linear"}, "xaxis26": {"autorange": true, "range": [-19.39, 18.27], "type": "linear"}, "xaxis27": {"autorange": true, "range": [-8.608, 14.86], "type": "linear"}, "xaxis28": {"autorange": true, "range": [-7.766, 10.54], "type": "linear"}, "xaxis29": {"autorange": true, "range": [-17.87, 18.49], "type": "linear"}, "xaxis3": {"autorange": true, "range": [-18.69, 16.06], "type": "linear"}, "xaxis30": {"autorange": true, "range": [-6.381, 11.87], "type": "linear"}, "xaxis31": {"autorange": true, "range": [-11.4, 14.29], "type": "linear"}, "xaxis32": {"autorange": true, "range": [-8.564, 12.67], "type": "linear"}, "xaxis33": {"autorange": true, "range": [-5.831, 11.66], "type": "linear"}, "xaxis34": {"autorange": true, "range": [-5.598, 11.82], "type": "linear"}, "xaxis35": {"autorange": true, "range": [-9.028, 16.06], "type": "linear"}, "xaxis36": {"autorange": true, "range": [-10.06, 13.08], "type": "linear"}, "xaxis37": {"autorange": true, "range": [-11.12, 13.87], "type": "linear"}, "xaxis38": {"autorange": true, "range": [-8.185, 13.91], "type": "linear"}, "xaxis39": {"autorange": true, "range": [-6.205, 12.0], "type": "linear"}, "xaxis4": {"autorange": true, "range": [-4.697, 2.037], "type": "linear"}, "xaxis40": {"autorange": true, "range": [-5.191, 11.97], "type": "linear"}, "xaxis41": {"autorange": true, "range": [-6.306, 12.43], "type": "linear"}, "xaxis42": {"autorange": true, "range": [-11.27, 19.9], "type": "linear"}, "xaxis43": {"autorange": true, "range": [-21.69, 17.79], "type": "linear"}, "xaxis44": {"autorange": true, "range": [-5.775, 12.43], "type": "linear"}, "xaxis45": {"autorange": true, "range": [-10.45, 14.11], "type": "linear"}, "xaxis46": {"autorange": true, "range": [-5.575, 12.09], "type": "linear"}, "xaxis47": {"autorange": true, "range": [-12.23, 14.19], "type": "linear"}, "xaxis48": {"autorange": true, "range": [-2.485, 5.135], "type": "linear"}, "xaxis49": {"autorange": true, "range": [-13.35, 18.92], "type": "linear"}, "xaxis5": {"autorange": true, "range": [-11.9, 9.764], "type": "linear"}, "xaxis50": {"autorange": true, "range": [-9.031, 12.03], "type": "linear"}, "xaxis51": {"autorange": true, "range": [-16.2, 17.35], "type": "linear"}, "xaxis6": {"autorange": true, "range": [-2.831, 5.471], "type": "linear"}, "xaxis7": {"autorange": true, "range": [-10.11, 14.75], "type": "linear"}, "xaxis8": {"autorange": false, "range": [-177.8, 11.8], "type": "linear"}, "xaxis9": {"autorange": true, "range": [-8.048, 10.13], "type": "linear"}, "yaxis": {"autorange": true, "range": [-18.53, 16.62], "type": "linear"}, "yaxis10": {"autorange": true, "range": [-4.181, 8.491], "type": "linear"}, "yaxis11": {"autorange": true, "range": [-5.419, 7.829], "type": "linear"}, "yaxis12": {"autorange": true, "range": [-7.358, 13.73], "type": "linear"}, "yaxis13": {"autorange": true, "range": [-7.65, 12.6], "type": "linear"}, "yaxis14": {"autorange": true, "range": [-6.195, 13.71], "type": "linear"}, "yaxis15": {"autorange": true, "range": [-9.938, 15.2], "type": "linear"}, "yaxis16": {"autorange": true, "range": [-21.76, 18.81], "type": "linear"}, "yaxis17": {"autorange": true, "range": [-6.323, 11.86], "type": "linear"}, "yaxis18": {"autorange": true, "range": [-17.5, 18.17], "type": "linear"}, "yaxis19": {"autorange": true, "range": [-16.6, 12.63], "type": "linear"}, "yaxis2": {"autorange": false, "range": [-4.972, 102.7], "type": "linear"}, "yaxis20": {"autorange": true, "range": [-7.313, 12.75], "type": "linear"}, "yaxis21": {"autorange": true, "range": [-26.54, 22.19], "type": "linear"}, "yaxis22": {"autorange": true, "range": [-7.897, 9.427], "type": "linear"}, "yaxis23": {"autorange": true, "range": [-6.494, 8.294], "type": "linear"}, "yaxis24": {"autorange": true, "range": [-9.467, 16.09], "type": "linear"}, "yaxis25": {"autorange": true, "range": [-13.41, 10.5], "type": "linear"}, "yaxis26": {"autorange": true, "range": [-20.0, 18.88], "type": "linear"}, "yaxis27": {"autorange": true, "range": [-8.986, 15.24], "type": "linear"}, "yaxis28": {"autorange": true, "range": [-8.06, 10.83], "type": "linear"}, "yaxis29": {"autorange": true, "range": [-18.45, 19.07], "type": "linear"}, "yaxis3": {"autorange": true, "range": [-19.25, 16.62], "type": "linear"}, "yaxis30": {"autorange": true, "range": [-6.674, 12.16], "type": "linear"}, "yaxis31": {"autorange": true, "range": [-11.82, 14.71], "type": "linear"}, "yaxis32": {"autorange": true, "range": [-8.906, 13.02], "type": "linear"}, "yaxis33": {"autorange": true, "range": [-6.112, 11.94], "type": "linear"}, "yaxis34": {"autorange": true, "range": [-5.878, 12.1], "type": "linear"}, "yaxis35": {"autorange": true, "range": [-9.432, 16.46], "type": "linear"}, "yaxis36": {"autorange": true, "range": [-10.43, 13.45], "type": "linear"}, "yaxis37": {"autorange": true, "range": [-11.52, 14.27], "type": "linear"}, "yaxis38": {"autorange": true, "range": [-8.54, 14.27], "type": "linear"}, "yaxis39": {"autorange": true, "range": [-6.498, 12.29], "type": "linear"}, "yaxis4": {"autorange": true, "range": [-4.805, 2.145], "type": "linear"}, "yaxis40": {"autorange": true, "range": [-5.468, 12.25], "type": "linear"}, "yaxis41": {"autorange": true, "range": [-6.608, 12.73], "type": "linear"}, "yaxis42": {"autorange": true, "range": [-11.77, 20.4], "type": "linear"}, "yaxis43": {"autorange": true, "range": [-22.33, 18.43], "type": "linear"}, "yaxis44": {"autorange": true, "range": [-6.068, 12.72], "type": "linear"}, "yaxis45": {"autorange": true, "range": [-10.84, 14.5], "type": "linear"}, "yaxis46": {"autorange": true, "range": [-5.859, 12.38], "type": "linear"}, "yaxis47": {"autorange": true, "range": [-12.66, 14.62], "type": "linear"}, "yaxis48": {"autorange": true, "range": [-2.607, 5.257], "type": "linear"}, "yaxis49": {"autorange": true, "range": [-13.87, 19.44], "type": "linear"}, "yaxis5": {"autorange": true, "range": [-12.25, 10.11], "type": "linear"}, "yaxis50": {"autorange": true, "range": [-9.369, 12.37], "type": "linear"}, "yaxis51": {"autorange": true, "range": [-16.74, 17.89], "type": "linear"}, "yaxis6": {"autorange": true, "range": [-2.965, 5.605], "type": "linear"}, "yaxis7": {"autorange": true, "range": [-10.51, 15.15], "type": "linear"}, "yaxis8": {"autorange": true, "range": [-7.47, 12.1], "type": "linear"}, "yaxis9": {"autorange": true, "range": [-8.34, 10.42], "type": "linear"}}}
